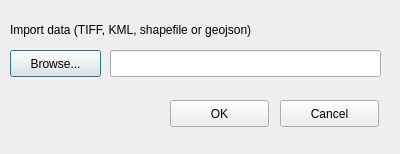
<?xml version="1.0" encoding="UTF-8"?>
<ui version="4.0">
 <class>ImportBMDataBase</class>
 <widget class="QDialog" name="ImportBMDataBase">
  <property name="geometry">
   <rect>
    <x>0</x>
    <y>0</y>
    <width>400</width>
    <height>154</height>
   </rect>
  </property>
  <property name="windowTitle">
   <string>Other Data</string>
  </property>
  <widget class="QPushButton" name="browse_file_btn">
   <property name="geometry">
    <rect>
     <x>10</x>
     <y>50</y>
     <width>91</width>
     <height>27</height>
    </rect>
   </property>
   <property name="text">
    <string>Browse...</string>
   </property>
  </widget>
  <widget class="QLineEdit" name="file_path_lineedit">
   <property name="geometry">
    <rect>
     <x>110</x>
     <y>50</y>
     <width>271</width>
     <height>27</height>
    </rect>
   </property>
  </widget>
  <widget class="QPushButton" name="load_import_data_btn">
   <property name="geometry">
    <rect>
     <x>170</x>
     <y>100</y>
     <width>99</width>
     <height>27</height>
    </rect>
   </property>
   <property name="text">
    <string>OK</string>
   </property>
  </widget>
  <widget class="QPushButton" name="cancel_import_data_btn">
   <property name="geometry">
    <rect>
     <x>280</x>
     <y>100</y>
     <width>99</width>
     <height>27</height>
    </rect>
   </property>
   <property name="text">
    <string>Cancel</string>
   </property>
  </widget>
  <widget class="QLabel" name="label">
   <property name="geometry">
    <rect>
     <x>10</x>
     <y>10</y>
     <width>391</width>
     <height>41</height>
    </rect>
   </property>
   <property name="text">
    <string>&lt;html&gt;&lt;head/&gt;&lt;body&gt;&lt;p&gt;Import data (TIFF, KML, shapefile or geojson)&lt;/p&gt;&lt;/body&gt;&lt;/html&gt;</string>
   </property>
   <property name="wordWrap">
    <bool>true</bool>
   </property>
  </widget>
 </widget>
 <resources/>
 <connections/>
</ui>
